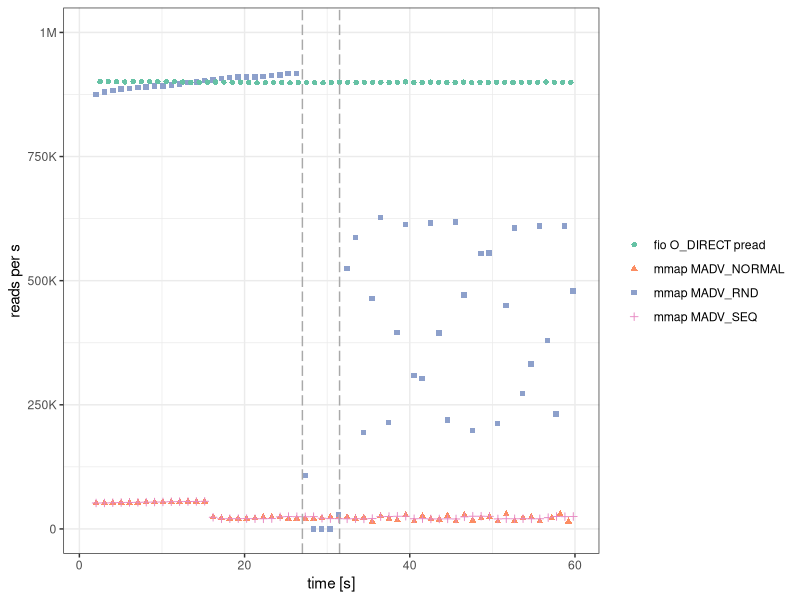
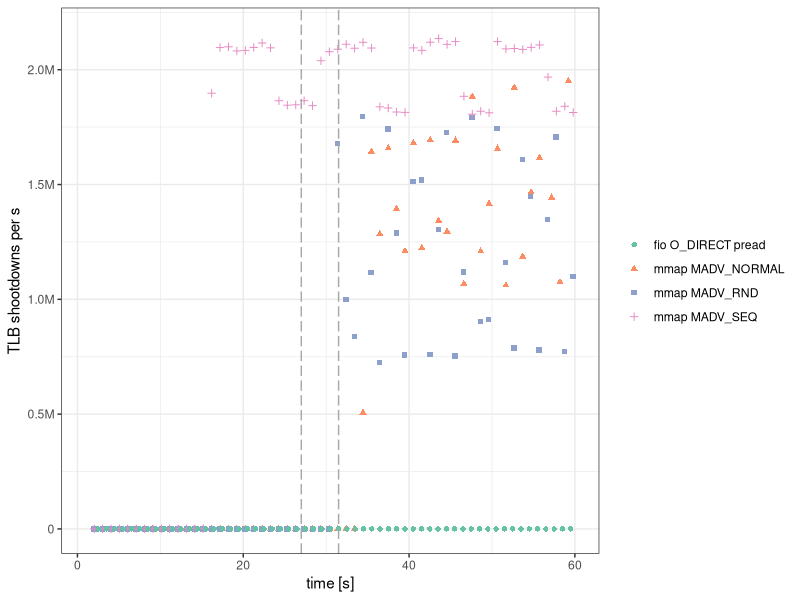
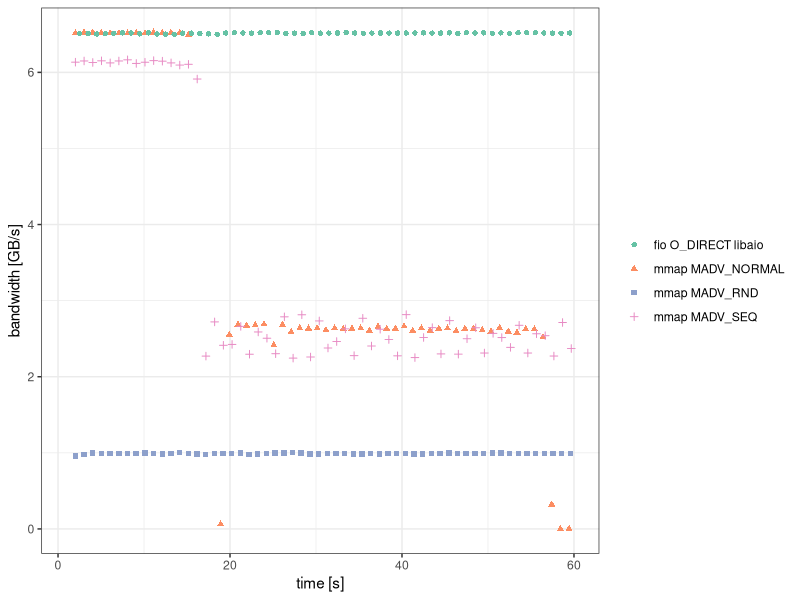
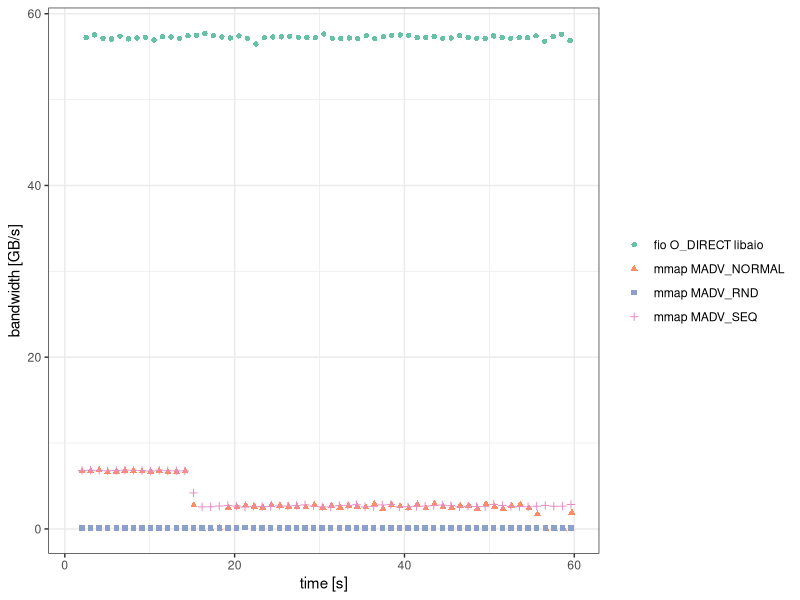

Write R code to recreate these figures, in order.
library(ggplot2)
library(sqldf)
library(Cairo)

## 100GB free RAM, Linux 5.11, swap off

d0=read.csv('all.csv')
d1=read.csv('rnd1.csv', col.names=c('time', 'readKB', 'c', 'd', 'e'), header=FALSE)
d2=read.csv('seq1.csv', col.names=c('time', 'readKB', 'c', 'd', 'e'), header=FALSE)
d3=read.csv('seq10.csv', col.names=c('time', 'readKB', 'c', 'd', 'e'), header=FALSE)
d=sqldf("
select * from
(select time, dev, seq, hint, threads,
        workGB / (time-lag(time) over (partition by dev, seq, hint, threads order by time)) workGBPerS,
        readGB / (time-lag(time) over (partition by dev, seq, hint, threads order by time)) readGBPerS,
        cast(tlb as float) / (time-lag(time) over (partition by dev, seq, hint, threads order by time)) tlbPerS,
        'mmap ' || (case hint when 0 then 'MADV_NORMAL' when 1 then 'MADV_RND' else 'MADV_SEQ' end) as mode
from d0
union all select round(time/1000.0)+0.5, '/blk/s2', 0, 0, 100, avg(readKB)/1024.0/1024, avg(readKB)/1024.0/1024, 0, 'fio O_DIRECT pread' from d1 group by round(time/1000.0)
union all select round(time/1000.0)+0.5, '/blk/s2', 1, 0, 20, avg(readKB)/1024.0/1024, avg(readKB)/1024.0/1024, 0, 'fio O_DIRECT libaio' from d2 group by round(time/1000.0)
union all select round(time/1000.0)+0.5, '/dev/md127', 1, 0, 20, avg(readKB)/1024.0/1024, avg(readKB)/1024.0/1024, 0, 'fio O_DIRECT libaio' from d3 group by round(time/1000.0)
)
where time > 2
")

CairoPDF('random_bw.pdf', 5.5, 2)
ggplot(sqldf("select * from d where dev = '/blk/s2' and seq = 0"), aes(time, workGBPerS*(1024*1024*1024)/4096/1e6, color=mode, shape=mode)) +
    geom_point() +
##    labs(title='random 4KB reads, 100 threads, 1 SSD') +
    scale_x_continuous('time [s]', limits = c(1,60)) +
    scale_y_continuous('reads per s', limits = c(0,1), breaks=c(0, 0.25, 0.5, 0.75, 1), labels=c('0', '250K', '500K', '750K', '1M')) +
    geom_vline(xintercept = 27, linetype = "longdash", color='darkgray') +
    geom_vline(xintercept = 31.5, linetype = "longdash", color='darkgray') +
    scale_color_brewer(palette="Set2") +
    theme_bw() +
    theme(legend.title = element_blank())
dev.off()

CairoPDF('random_tlb.pdf', 5.5, 2)
ggplot(sqldf("select * from d where dev = '/blk/s2' and seq = 0"), aes(time, tlbPerS/1e6, color=mode, shape=mode)) +
    geom_point() +
##    labs(title='random 4KB reads, 100 threads, 1 SSD') +
    scale_x_continuous('time [s]', limits = c(1,60)) +
    scale_y_continuous('TLB shootdowns per s', breaks=c(0,0.5,1,1.5,2), labels=c('0', '0.5M', '1.0M', '1.5M', '2.0M')) +
    geom_vline(xintercept = 27, linetype = "longdash", color='darkgray') +
    geom_vline(xintercept = 31.5, linetype = "longdash", color='darkgray') +
    scale_color_brewer(palette="Set2") +
    theme_bw() +
    theme(legend.title = element_blank())
dev.off()

CairoPDF('seq_1ssd.pdf', 5.5, 2)
ggplot(sqldf("select * from d where dev = '/blk/s2' and seq = 1"), aes(time, workGBPerS, color=mode, shape=mode)) +
    geom_point() +
##    labs(title='sequential, 20 threads, 1 SSD') +
    scale_x_continuous('time [s]', limits = c(1,60)) +
    scale_y_continuous('bandwidth [GB/s]') +
    scale_color_brewer(palette="Set2") +
    theme_bw() +
    theme(legend.title = element_blank())
dev.off()

CairoPDF('seq_10ssd.pdf', 5.5, 2)
ggplot(sqldf("select * from d where dev = '/dev/md127' and seq = 1"), aes(time, workGBPerS, color=mode, shape=mode)) +
    geom_point() +
##    labs(title='sequential, 20 threads, 10 SSDs') +
    scale_x_continuous('time [s]', limits = c(1,60)) +
    scale_y_continuous('bandwidth [GB/s]') +
    scale_color_brewer(palette="Set2") +
    theme_bw() +
    theme(legend.title = element_blank())
dev.off()
